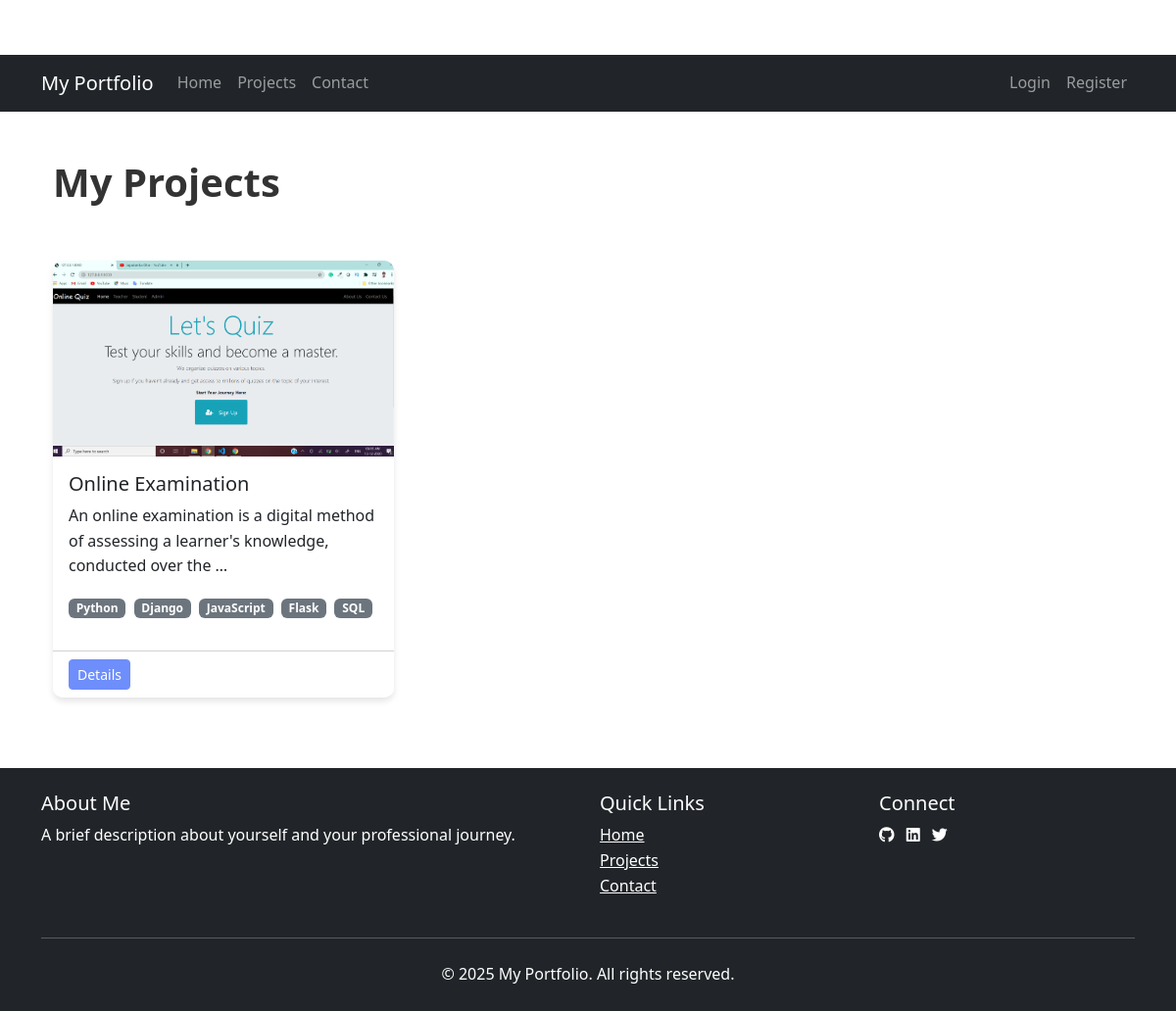
/projects/, run on the app's committed database.
### portfolio_app/models.py (models this page shows, shortened)
class Project(models.Model):
    user = models.ForeignKey(User, on_delete=models.CASCADE)
    title = models.CharField(max_length=200)
    slug = models.SlugField(max_length=200, unique=True, blank=True)
    description = models.TextField()
    technologies = models.ManyToManyField(Skill)
    image = models.ImageField(upload_to='projects/')
    url = models.URLField(blank=True, null=True)
    github_url = models.URLField(blank=True, null=True)
    date_created = models.DateField(auto_now_add=True)
    featured = models.BooleanField(default=False)
    def get_absolute_url(self):
        return reverse('project_detail', kwargs={'slug': self.slug})

class Skill(models.Model):
    name = models.CharField(max_length=100)
    proficiency = models.IntegerField(default=50)
    icon_class = models.CharField(max_length=100, blank=True, null=True)

### portfolio_app/views.py (the view)
# urls.py: path('projects/', ProjectListView.as_view(), name='project_list'),
class ProjectListView(ListView):
    model = Project
    template_name = 'portfolio_app/project_list.html'
    context_object_name = 'projects'
    paginate_by = 6
    ordering = ['-date_created']

### portfolio_app/templates/portfolio_app/project_list.html (shortened to what this page needs)
{% extends 'portfolio_app/base.html' %}
{% load static %}
{% block content %}
<div class="container my-5">
    <div class="d-flex justify-content-between align-items-center mb-5">
        <h1 class="fw-bold">My Projects</h1>
    </div>
    <div class="row">
        {% for project in object_list %}
        <div class="col-md-6 col-lg-4 mb-4">
            <div class="card h-100">
                <img src="{{ project.image.url }}" class="card-img-top" alt="{{ project.title }}">
                <div class="card-body">
                    <h5 class="card-title">{{ project.title }}</h5>
                    <p class="card-text">{{ project.description|truncatewords:15 }}</p>
                    <div class="mb-3">
                        {% for tech in project.technologies.all %}
                        <span class="badge bg-secondary me-1">{{ tech.name }}</span>
                        {% endfor %}
                    </div>
                </div>
                <div class="card-footer bg-white">
                    <a href="{{ project.get_absolute_url }}" class="btn btn-sm btn-primary">Details</a>
                </div>
            </div>
        </div>
        {% endfor %}
    </div>
</div>
{% endblock %}

### portfolio_app/static/css/styles.css (style rules this page uses)
body { font-family: 'Segoe UI', Tahoma, Geneva, Verdana, sans-serif; line-height: 1.6; color: #333; padding-top: 56px; }
.card { transition: transform 0.3s ease, box-shadow 0.3s ease; border: none; border-radius: 10px; overflow: hidden; box-shadow: 0 4px 6px rgba(0, 0, 0, 0.1); }
.card-img-top { height: 200px; object-fit: cover; }
.btn-primary { background-color: #6e8efb; border-color: #6e8efb; }

### data on the page
Project: image (picture), title "Online Examination", description "An online examination is a digital method of assessing a learner's knowledge, conducted over the …"
Skill: name "Python"
Skill: name "Django"
Skill: name "JavaScript"
Skill: name "Flask"
Skill: name "SQL"
